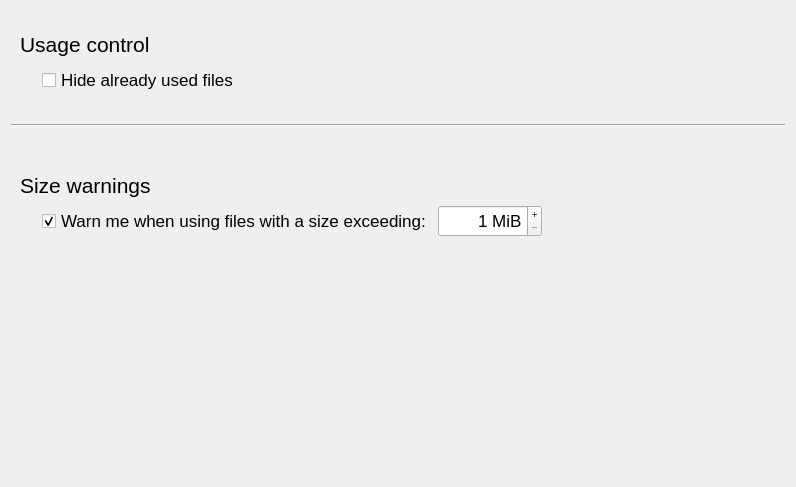
              <widget class="QWidget" name="tab_ConfLogs_Control">
               <attribute name="title">
                <string>Control</string>
               </attribute>
               <attribute name="toolTip">
                <string>Options about the log files usage control</string>
               </attribute>
               <layout class="QGridLayout" name="gridLayout_71">
                <item row="0" column="0">
                 <spacer name="spacer_ConfControl_1">
                  <property name="orientation">
                   <enum>Qt::Vertical</enum>
                  </property>
                  <property name="sizeType">
                   <enum>QSizePolicy::Fixed</enum>
                  </property>
                  <property name="sizeHint" stdset="0">
                   <size>
                    <width>758</width>
                    <height>8</height>
                   </size>
                  </property>
                 </spacer>
                </item>
                <item row="1" column="0">
                 <widget class="QFrame" name="frame_ConfControl_Usage">
                  <property name="sizePolicy">
                   <sizepolicy hsizetype="Expanding" vsizetype="Preferred">
                    <horstretch>0</horstretch>
                    <verstretch>0</verstretch>
                   </sizepolicy>
                  </property>
                  <property name="minimumSize">
                   <size>
                    <width>0</width>
                    <height>80</height>
                   </size>
                  </property>
                  <property name="maximumSize">
                   <size>
                    <width>16777215</width>
                    <height>84</height>
                   </size>
                  </property>
                  <layout class="QGridLayout" name="gridLayout_69">
                   <item row="0" column="0" colspan="2">
                    <widget class="QLabel" name="label_ConfControl_Usage">
                     <property name="minimumSize">
                      <size>
                       <width>0</width>
                       <height>32</height>
                      </size>
                     </property>
                     <property name="maximumSize">
                      <size>
                       <width>16777215</width>
                       <height>32</height>
                      </size>
                     </property>
                     <property name="font">
                      <font>
                       <pointsize>16</pointsize>
                      </font>
                     </property>
                     <property name="toolTip">
                      <string>Remember window's position and size</string>
                     </property>
                     <property name="text">
                      <string>Usage control</string>
                     </property>
                    </widget>
                   </item>
                   <item row="1" column="0">
                    <spacer name="spacer_ConfControl_Usage_1">
                     <property name="orientation">
                      <enum>Qt::Horizontal</enum>
                     </property>
                     <property name="sizeType">
                      <enum>QSizePolicy::Fixed</enum>
                     </property>
                     <property name="sizeHint" stdset="0">
                      <size>
                       <width>16</width>
                       <height>32</height>
                      </size>
                     </property>
                    </spacer>
                   </item>
                   <item row="1" column="1">
                    <widget class="QCheckBox" name="checkBox_ConfControl_Usage">
                     <property name="sizePolicy">
                      <sizepolicy hsizetype="Expanding" vsizetype="Fixed">
                       <horstretch>0</horstretch>
                       <verstretch>0</verstretch>
                      </sizepolicy>
                     </property>
                     <property name="minimumSize">
                      <size>
                       <width>0</width>
                       <height>32</height>
                      </size>
                     </property>
                     <property name="maximumSize">
                      <size>
                       <width>16777215</width>
                       <height>32</height>
                      </size>
                     </property>
                     <property name="font">
                      <font>
                       <pointsize>13</pointsize>
                      </font>
                     </property>
                     <property name="toolTip">
                      <string>Remember window's position and size</string>
                     </property>
                     <property name="text">
                      <string>Hide already used files</string>
                     </property>
                    </widget>
                   </item>
                  </layout>
                 </widget>
                </item>
                <item row="2" column="0">
                 <widget class="Line" name="gline_ConfControl_1">
                  <property name="minimumSize">
                   <size>
                    <width>0</width>
                    <height>32</height>
                   </size>
                  </property>
                  <property name="orientation">
                   <enum>Qt::Horizontal</enum>
                  </property>
                 </widget>
                </item>
                <item row="3" column="0">
                 <spacer name="spacer_ConfControl_2">
                  <property name="orientation">
                   <enum>Qt::Vertical</enum>
                  </property>
                  <property name="sizeType">
                   <enum>QSizePolicy::Fixed</enum>
                  </property>
                  <property name="sizeHint" stdset="0">
                   <size>
                    <width>758</width>
                    <height>13</height>
                   </size>
                  </property>
                 </spacer>
                </item>
                <item row="4" column="0">
                 <widget class="QFrame" name="frame_ConfControl_Size">
                  <property name="sizePolicy">
                   <sizepolicy hsizetype="Expanding" vsizetype="Preferred">
                    <horstretch>0</horstretch>
                    <verstretch>0</verstretch>
                   </sizepolicy>
                  </property>
                  <property name="minimumSize">
                   <size>
                    <width>0</width>
                    <height>80</height>
                   </size>
                  </property>
                  <property name="maximumSize">
                   <size>
                    <width>16777215</width>
                    <height>84</height>
                   </size>
                  </property>
                  <property name="font">
                   <font>
                    <pointsize>16</pointsize>
                   </font>
                  </property>
                  <layout class="QGridLayout" name="gridLayout_70">
                   <item row="0" column="0" colspan="4">
                    <widget class="QLabel" name="label_ConfControl_Size">
                     <property name="minimumSize">
                      <size>
                       <width>0</width>
                       <height>32</height>
                      </size>
                     </property>
                     <property name="maximumSize">
                      <size>
                       <width>16777215</width>
                       <height>32</height>
                      </size>
                     </property>
                     <property name="toolTip">
                      <string>Remember window's position and size</string>
                     </property>
                     <property name="text">
                      <string>Size warnings</string>
                     </property>
                    </widget>
                   </item>
                   <item row="1" column="0">
                    <spacer name="spacer_ConfControl_Size_1">
                     <property name="orientation">
                      <enum>Qt::Horizontal</enum>
                     </property>
                     <property name="sizeType">
                      <enum>QSizePolicy::Fixed</enum>
                     </property>
                     <property name="sizeHint" stdset="0">
                      <size>
                       <width>16</width>
                       <height>32</height>
                      </size>
                     </property>
                    </spacer>
                   </item>
                   <item row="1" column="1">
                    <widget class="QCheckBox" name="checkBox_ConfControl_Size">
                     <property name="sizePolicy">
                      <sizepolicy hsizetype="Fixed" vsizetype="Fixed">
                       <horstretch>0</horstretch>
                       <verstretch>0</verstretch>
                      </sizepolicy>
                     </property>
                     <property name="minimumSize">
                      <size>
                       <width>0</width>
                       <height>32</height>
                      </size>
                     </property>
                     <property name="maximumSize">
                      <size>
                       <width>16777215</width>
                       <height>32</height>
                      </size>
                     </property>
                     <property name="font">
                      <font>
                       <pointsize>13</pointsize>
                      </font>
                     </property>
                     <property name="toolTip">
                      <string>Remember window's position and size</string>
                     </property>
                     <property name="text">
                      <string>Warn me when using files with a size exceeding:</string>
                     </property>
                     <property name="checked">
                      <bool>true</bool>
                     </property>
                    </widget>
                   </item>
                   <item row="1" column="2">
                    <widget class="QSpinBox" name="spinBox_ConfControl_Size">
                     <property name="minimumSize">
                      <size>
                       <width>104</width>
                       <height>32</height>
                      </size>
                     </property>
                     <property name="maximumSize">
                      <size>
                       <width>104</width>
                       <height>32</height>
                      </size>
                     </property>
                     <property name="font">
                      <font>
                       <pointsize>13</pointsize>
                      </font>
                     </property>
                     <property name="alignment">
                      <set>Qt::AlignRight|Qt::AlignTrailing|Qt::AlignVCenter</set>
                     </property>
                     <property name="buttonSymbols">
                      <enum>QAbstractSpinBox::PlusMinus</enum>
                     </property>
                     <property name="suffix">
                      <string notr="true"> MiB</string>
                     </property>
                     <property name="minimum">
                      <number>1</number>
                     </property>
                     <property name="maximum">
                      <number>1023</number>
                     </property>
                    </widget>
                   </item>
                   <item row="1" column="3">
                    <spacer name="spacer_ConfControl_Size_2">
                     <property name="orientation">
                      <enum>Qt::Horizontal</enum>
                     </property>
                     <property name="sizeHint" stdset="0">
                      <size>
                       <width>228</width>
                       <height>20</height>
                      </size>
                     </property>
                    </spacer>
                   </item>
                  </layout>
                 </widget>
                </item>
                <item row="5" column="0">
                 <spacer name="spacer_ConfControl_3">
                  <property name="orientation">
                   <enum>Qt::Vertical</enum>
                  </property>
                  <property name="sizeType">
                   <enum>QSizePolicy::Expanding</enum>
                  </property>
                  <property name="sizeHint" stdset="0">
                   <size>
                    <width>758</width>
                    <height>232</height>
                   </size>
                  </property>
                 </spacer>
                </item>
               </layout>
              </widget>
